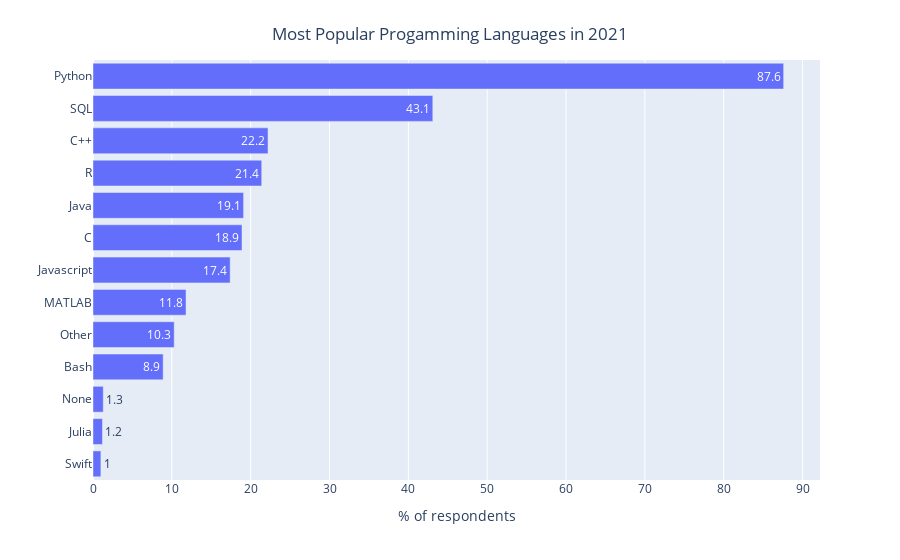

Notebook code for this chart:
### Code cell
question_name = 'Q7'
dictionary_of_counts = sort_dictionary_by_percent(responses_df_2021,
                                                  q7_list_of_columns_2021,
                                                  q7_dictionary_of_counts_2021)
title_for_chart = 'Most Popular Progamming Languages'
title_for_y_axis = '% of respondents'
orientation_for_chart = 'h'
  
plotly_bar_chart(response_counts=dictionary_of_counts,
                 title=title_for_chart,
                 y_axis_title=title_for_y_axis,
                 orientation=orientation_for_chart)

### Figure 1 — Plotly figure (JSON) as saved in the notebook; plotly's stock layout.template omitted (floating-point values rounded to 4 significant figures)
{"data": [{"alignmentgroup": "True", "hovertemplate": "variable=0<br>% of respondents=%{x}<br>=%{y}<br>text=%{text}<extra></extra>", "legendgroup": "0", "marker": {"color": "#636efa"}, "name": "0", "offsetgroup": "0", "orientation": "h", "showlegend": true, "text": [1, 1.2, 1.3, 8.9, 10.3, 11.8, 17.4, 18.9, 19.1, 21.4, 22.2, 43.1, 87.6], "textposition": "auto", "type": "bar", "x": [1, 1.2, 1.3, 8.9, 10.3, 11.8, 17.4, 18.9, 19.1, 21.4, 22.2, 43.1, 87.6], "xaxis": "x", "y": ["Swift", "Julia", "None", "Bash", "Other", "MATLAB", "Javascript", "C", "Java", "R", "C++", "SQL", "Python"], "yaxis": "y"}], "layout": {"barmode": "relative", "legend": {"title": {"text": "variable"}, "tracegroupgap": 0}, "margin": {"t": 60}, "showlegend": false, "title": {"text": "Most Popular Progamming Languages in 2021", "x": 0.5, "y": 0.95}, "xaxis": {"anchor": "y", "domain": [0, 1], "title": {"text": "% of respondents"}}, "yaxis": {"anchor": "x", "domain": [0, 1], "title": {"text": ""}}}}
